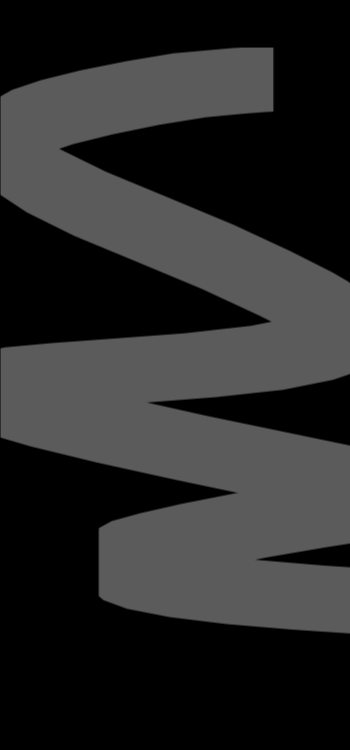
#> input picture darks/dark.png, 350 x 750 px, found by its file name
$ python das_beste_spektrometer.py
#> lines starting #> are read from the running program, lines starting #| are printed output that depends on the picture
### user.py
import numpy as np
import matplotlib.pyplot as plt
from matplotlib.image import imread

def selected_points(img, n_points, title):

    while True:
        fig, ax = plt.subplots()
        ax.imshow(img)
        ax.set_title(f"{title} - Select {n_points} points")

        points = plt.ginput(n_points, timeout=0)

        for i, (x, y) in enumerate(points):
            ax.plot(x, y, 'rx')  # Mark the selected point with a red 'x'
            ax.annotate(str(i + 1), (x, y), textcoords="offset points", xytext=(6, 6), color='red')

        fig.canvas.draw()
        plt.show(block=False)
        plt.pause(0.1)  # Allow the plot to update

        antwort = input(f"Are you satisfied with the selected points? (y/n): ").strip().lower()
        plt.close(fig)  # Close the figure after user input

        if antwort in ("j", "ja", "y", "yes"):
            return points
        else:
            print("Please select the points again.")

def pixel_distance(p1, p2):
    #Calculate the Euclidean distance between two points in pixel coordinates.
    return np.abs(p2[0] - p1[0])

def user(bildpfad):
    img = imread(bildpfad)

    p0 = selected_points(img, 1, "Select the first Maxiumum of order 0")
    x0 = p0[0][0]
    print (f"Selected point for Maxiumum of order 0: {p0[0]}")

    p10 = selected_points(img, 2, "Select two points that are 10mm apart")
    dist_10mm = pixel_distance(p10[0], p10[1])
    print(f"Selected points for 10mm distance: {p10[0]}, {p10[1]} with pixel distance: {dist_10mm}")

    verhaeltnis = dist_10mm / 10.0  # Pixel distance per mm

    some_points = selected_points(img, 5, "Select 5 additional points for analysis")

    gitterkonstante = float(input("Enter the Gitterkonstante (in nm): "))
    entfernung = float(input("Enter Entfernung zum Schirm (in mm): "))


    ergebnisse = {
        "Maxiumum of order 0": x0,
        "10mm Points": p10,
        "Pixel Distance for 10mm": dist_10mm,
        "verhaeltnis (pixels/mm)": verhaeltnis,
        "Additional Points": some_points,
        "Gitterkonstante (nm)": gitterkonstante,
        "Entfernung zum Schirm (mm)": entfernung
    }


    return ergebnisse

# [3 lines that do not run on import are left out]

### das_beste_spektrometer.py
import user
import numpy as np
import matplotlib.pyplot as plt
from PIL import Image, ImageFilter, ImageOps
import scipy as sp
from astropy.modeling import models, fitting

image_path = r"C:\Users\leolu\OneDrive\DSA2026\Code\probes\spektrum_1.png"           #WICHTIG!!!!!!!!!!!!
dark_image_path = r"C:\Users\leolu\OneDrive\DSA2026\Code\darks\dark.png"     #WICHTIG!!!!!!!!!!!!

def main():


    # Funktion aufrufen, um das Spektrum zu verarbeiten und zu visualisieren.
    filter_image(image_path, dark_image_path)
    process_spectrum_image(image_path)


def filter_image(image_path, dark_image_path):

    with Image.open(dark_image_path) as dark_image, Image.open(image_path) as probe_image:
        # Beide Bilder in Graustufen konvertieren
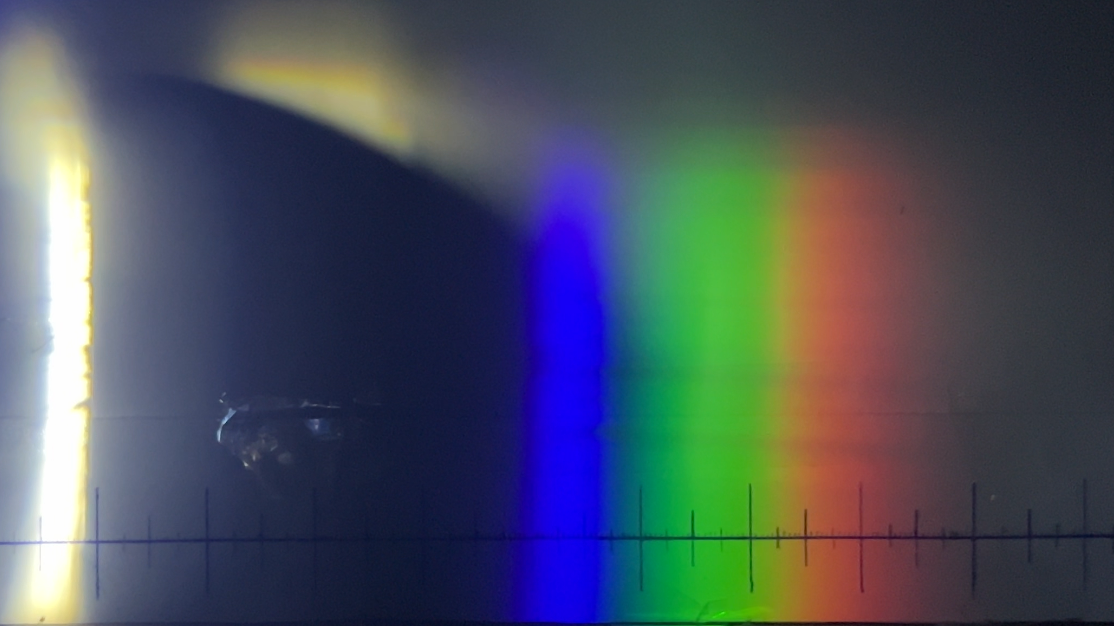
#> input picture probes/spektrum_1.png, 1114 x 626 px, found by its file name
#> dark_image is the input picture: PIL image 350x750 RGBA; mean R, G, B, A 40.1, 40.1, 40.1, 255
#> probe_image is the input picture: PIL image 1114x626 RGBA; mean R, G, B, A 72.9, 80.2, 92.3, 255
        dark_gray = dark_image.convert("L")
        probe_gray = probe_image.convert("L")
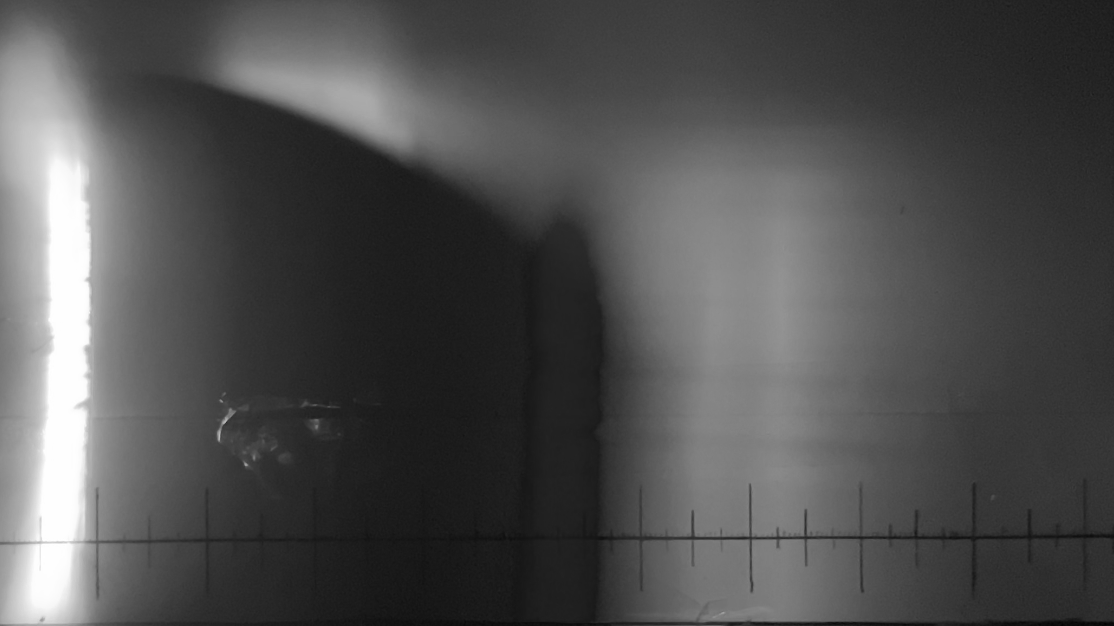
#> probe_gray: PIL image 1114x626 L; min 2, max 255, mean 79.4

        size = (probe_image.width, 1)
#> size = (1114, 1)

        probe_image = ImageOps.fit(probe_gray, size)
        dark_image = ImageOps.fit(dark_gray, size)

        # Die Pixelwerte der beiden Bilder in NumPy-Arrays umwandeln
        dark_array = np.array(dark_image, dtype=np.float32)
        probe_array = np.array(probe_image, dtype=np.float32)

        # Subtraktion der Dunkelstromwerte vom Probenbild
        corrected_array = probe_array - dark_array

        # Negative Werte auf 0 setzen (keine negativen Intensitäten)
        corrected_array[corrected_array < 0] = 0

        # Das korrigierte Array wieder in ein Bild umwandeln
        corrected_image = Image.fromarray(corrected_array.astype(np.uint8))

        # Das korrigierte Bild speichern
        corrected_image.save("corrected_probe.png")

def process_spectrum_image(corrected_image_path="corrected_probe.png"):
    # Bild öffnen und verarbeiten
    # Hier wird das Quellbild geladen, das das Spektrum enthält.
    im = Image.open(corrected_image_path)
    # In RGB konvertieren, damit später mit Farbkanälen gearbeitet werden kann.
    # Die extrahierte Einzelzeile in Graustufen umwandeln.
    # So wird aus der Farbinformation eine Intensitätskurve.
    gray_array = np.array(im.convert("L"), dtype=np.uint8)
    # Das Graustufenbild in ein eindimensionales Array umformen.
    y_werte = gray_array.reshape(-1)

    # Pixelpositionen als x-Achse verwenden.
    # Jede Position entspricht einer Wellenlänge im Spektrum.
    x_werte = np.arange(len(y_werte))
    x_werte = Wellenlänge_zu_Pixel(x_werte)  # Umrechnung der Pixelpositionen in Wellenlängen


    fig, ax = plt.subplots()

    #Ohne Fiter
    #ax.plot(x_werte, y_werte)


    y_werte = sp.ndimage.gaussian_filter1d(y_werte, sigma=1)  # Glättung der Intensitätskurve mit Gauß-Filter
    ax.plot(x_werte, y_werte, color='blue', label='Smoothed')

    peaks = sp.signal.find_peaks(y_werte, height=50)[0]  # Finden der Peaks in der geglätteten Kurve
    # Peaks in Pixel-Indizes umrechnen zu Wellenlängen für korrekte Position auf der x-Achse
    ax.plot(x_werte[peaks], y_werte[peaks], "x", label='Peaks', color='red')  # Markieren der Peaks im Plot


    ax.set_xlabel("Wellenlänge (nm)")
    ax.set_ylabel("intensity")
    ax.set_title("Spectral Intensity Distribution")
    # Achsengrenzen so setzen, dass der gesamte Bereich sichtbar ist.
    ax.set_xlim(380, 780)
    ax.set_ylim(0, 255)

    fig.tight_layout()
    plt.show()

    im.close()

def Wellenlänge_zu_Pixel(pixel_position):

    ergebnisse = user.user(image_path)
    Wellen, los_points = calc_reference(ergebnisse)


    pixel_reference = np.array([Wellen[0], Wellen[1], Wellen[2], Wellen[3], Wellen[4]])
    Wellenlänge_reference = np.array([los_points[0], los_points[1], los_points[2], los_points[3], los_points[4]])

    fit_poly = fitting.LinearLSQFitter()
    model = models.Polynomial1D(degree=1)
    wl_calib = fit_poly(model, pixel_reference, Wellenlänge_reference)
    wavelength = wl_calib(pixel_position)
    return wavelength

def calc_reference(ergebnisse):

    # Berechnung der Referenzwerte basierend auf den ausgewählten Punkten
    x0 = ergebnisse["Maxiumum of order 0"]
    verhaeltnis = ergebnisse["verhaeltnis (pixels/mm)"]
    some_points = ergebnisse["Additional Points"]
    gitterkonstante = ergebnisse["Gitterkonstante (nm)"]
    entfernung = ergebnisse["Entfernung zum Schirm (mm)"]

    wellenlängen = []
    los_points = []

    for point in some_points:
        point = float(point[0])
        e = ((point - x0) / (verhaeltnis)) * 10**-3  # Umrechnung der Pixelposition in m basierend auf dem Verhältnis

        lambda_0 = float(gitterkonstante * 10**-9) * ((e) / (((entfernung*10**-3)**2 + (e)**2)**0.5))  # Berechnung der Wellenlänge für das Maximum der Ordnung 0
        lambda_1 = lambda_0 * 10**9  # Umrechnung der Wellenlänge in nm

        wellenlängen.append(float(lambda_1))  # Hinzufügen der berechneten Wellenlänge zur Liste
        los_points.append(point)  # Hinzufügen der Pixelposition zur Liste der ausgewählten Punkte

    return wellenlängen, los_points  # Rückgabe der Liste der berechneten Wellenlängen und ausgewählten Punkte

if __name__ == "__main__":
#> (the run stopped early here; a loop or call above may not have finished)
